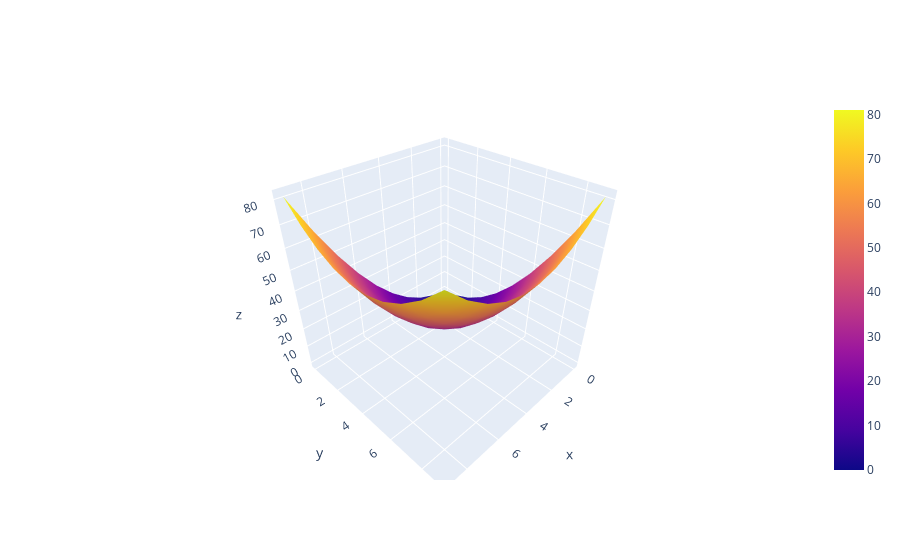

The code cell stored with this chart in its notebook:
### Code cell
landscape(10, fitness_func)

### Figure 1 — Plotly figure (JSON) as saved in the notebook; plotly's stock layout.template omitted (floating-point values rounded to 4 significant figures)
{"data": [{"type": "surface", "x": [0, 1, 2, 3, 4, 5, 6, 7, 8, 9], "y": [0, 1, 2, 3, 4, 5, 6, 7, 8, 9], "z": [[0, 1, 4, 9, 16, 25, 36, 49, 64, 81], [1, 1, 3, 7, 13, 21, 31, 43, 57, 73], [4, 3, 4, 7, 12, 19, 28, 39, 52, 67], [9, 7, 7, 9, 13, 19, 27, 37, 49, 63], [16, 13, 12, 13, 16, 21, 28, 37, 48, 61], [25, 21, 19, 19, 21, 25, 31, 39, 49, 61], [36, 31, 28, 27, 28, 31, 36, 43, 52, 63], [49, 43, 39, 37, 37, 39, 43, 49, 57, 67], [64, 57, 52, 49, 48, 49, 52, 57, 64, 73], [81, 73, 67, 63, 61, 61, 63, 67, 73, 81]]}], "layout": {}}
